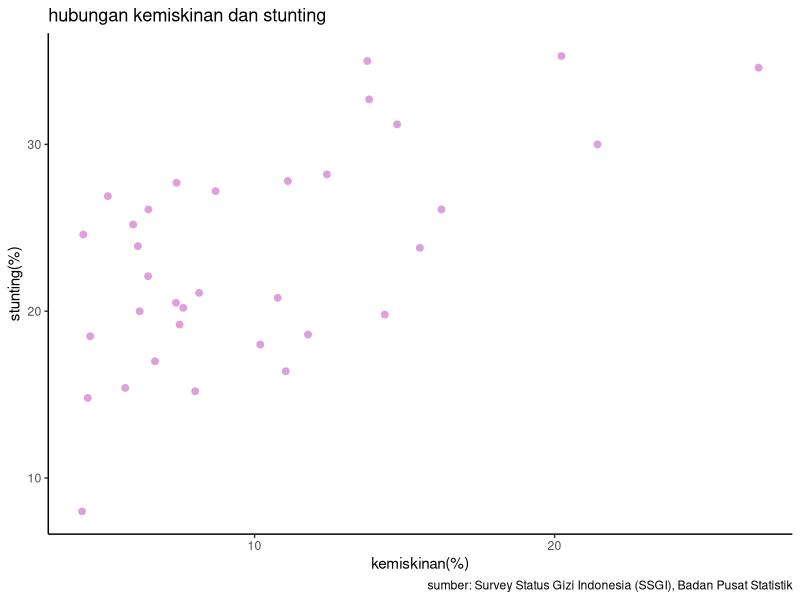
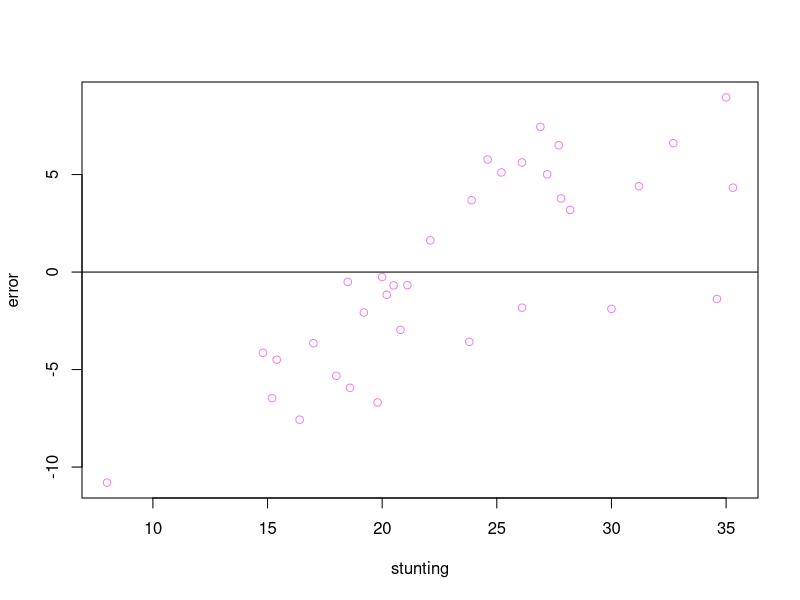
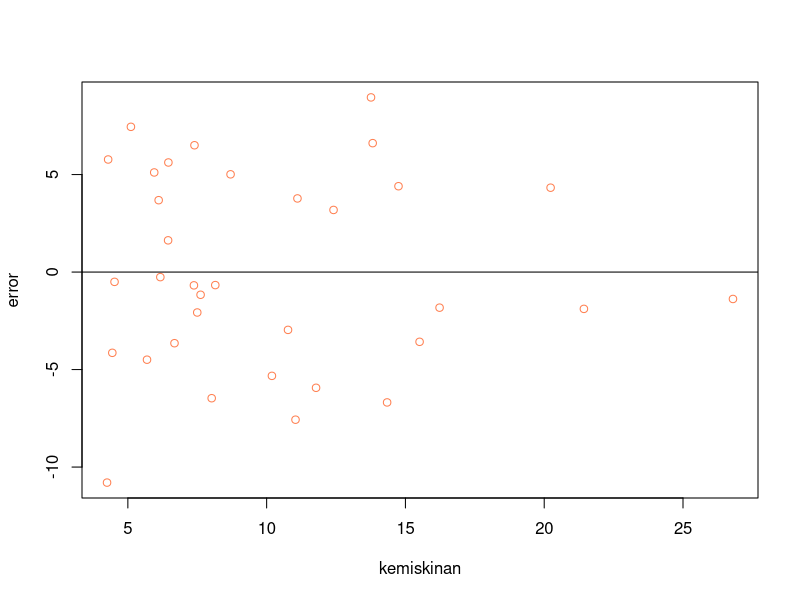

These charts were generated, in order, by the following R code:
## ---- chunk 1
#| warning: false
#| echo: true
library(tidyverse)
library(readxl)
library(writexl)
library(dplyr)
library(ggplot2)
## ---- chunk 2
#import dataset
library(readxl)
stunting<-read_excel('stunting.xlsx')
head(stunting)
#| label: fig-mpg
#| fig-cap: "Hubungan antara kemiskinan dan stunting"
library("ggplot2")
library("readxl")
library("dplyr")
ggplot(data=stunting,aes(x=x,y=y)) +
  geom_point(color="plum",size=2) + 
  labs(title="hubungan kemiskinan dan stunting",
       x="kemiskinan(%)",
       y="stunting(%)",
       caption = "sumber: Survey Status Gizi Indonesia (SSGI), Badan Pusat Statistik") +
  theme_classic()
## ---- chunk 3
library(readxl)
dat<-read_excel("stunting.xlsx")
reg<-lm(y~x,data=stunting)
summary(reg)
## ---- chunk 4
library(readxl)
stunting$m<-resid(reg)
plot(stunting$y,stunting$m,xlab = "stunting",ylab = "error",col='violet')
abline(h=0)
## ---- chunk 5
library(readxl)
stunting$m<-resid(reg)
plot(stunting$x,stunting$m,xlab = "kemiskinan",ylab = "error",col='coral')
abline(h=0)
